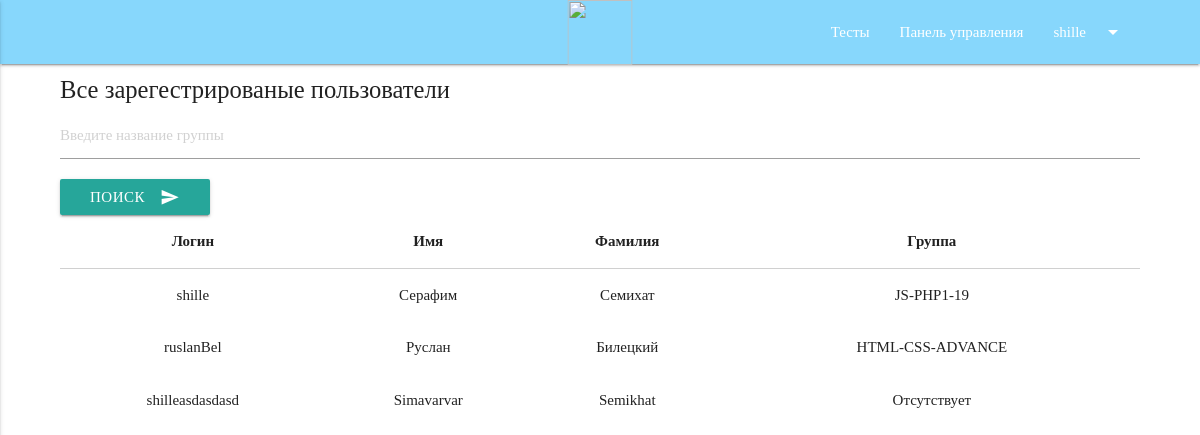
The app's page /resources/views/account/admin-groups.php (signed in), older data.
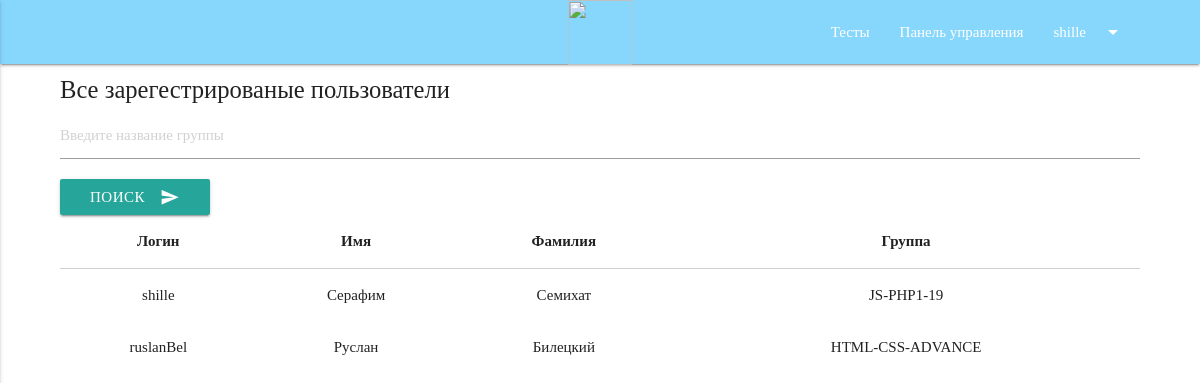
The same page, newer data.
### tables this page shows
CREATE TABLE `users` (
  `id` int(11) NOT NULL,
  `login` varchar(255) NOT NULL,
  `password` varchar(255) NOT NULL,
  `name` varchar(255) DEFAULT NULL,
  `surname` varchar(255) NOT NULL,
  `birth_date` varchar(255) NOT NULL,
  `email` varchar(255) NOT NULL,
  `tel` varchar(255) NOT NULL,
  `registration_date` date NOT NULL,
  `group_id` varchar(255) NOT NULL DEFAULT 'Отсутствует',
  `role_id` int(11) NOT NULL
);

### app/Connection.php (called while the page is built, shortened)
<?php
trait Connection {
    private static $connection;
    private $host = 'localhost';
    private $user = 'root';
    private $pass = '';
    private $db = 'test_kit';
    public function __construct() {
        self::$connection = new mysqli($this->host, $this->user, $this->pass, $this->db);
    }
    public static function query($sql) {
        return self::$connection->query($sql);
    }
}

### app/UserObject.php (called while the page is built, shortened)
<?php
class UserObject extends AbstractModel{
    public function getElementsTable($row_table,$id)
    {
        $getGroup =  Admin::query("SELECT `$row_table` FROM `users` WHERE id='$id'");
        $row_ass = $getGroup->fetch_assoc();
        return $row_ass[$row_table];
    }
}

### app/Admin.php (called while the page is built, shortened)
<?php
class Admin extends UserObject {
    private $table = '`users`';
    public function AllTable(){
        return Admin::query("SELECT * FROM " . $this->table);
    }
}

### resources/views/account/admin-groups.php (the view, shortened to what this page needs)
<?php
$admin = new Admin();
$id = $_SESSION['user'][0];
?>
<?php if($admin->getElementsTable('role_id',$id) == 3 || $admin->getElementsTable('role_id',$id) == 2):?>
    <?php require "../layouts/adminnav.php"; ?>
<div class="container">
    <div id="test1" class="col s12">
        <h5>Все зарегестрированые пользователи</h5>
        <table class="highlight">
            <form action="admin-groups.php" method="post">
                <input name="search" placeholder="Введите название группы" type="text" required>
                <button class="btn waves-effect waves-light" type="submit" name="action">Поиск
                    <i class="material-icons right">send</i>
                </button>
            </form>
            <thead>
            <tr>
                <th>Логин</th>
                <th>Имя</th>
                <th>Фамилия</th>
                <th>Группа</th>
            </tr>
            </thead>
            <tbody>
            <?php
            $users = $admin->AllTable();
            while ($user = $users->fetch_row()) {
                ?>
                <tr>
                    <td><?php  echo $user[1]; ?></td>
                    <td><?php  echo $user[3]; ?></td>
                    <td><?php  echo $user[4]; ?></td>
                    <td><?php  echo $user[9]; ?></td>
                </tr>
            <?php } ?>
            </tbody>
        </table>
    </div>
</div>
<?php endif; ?>

Row changes from the older to the newer data that the page shows:
removed users: login "shilleasdasdasd", name "Simavarvar", surname "Semikhat", group "Отсутствует"
